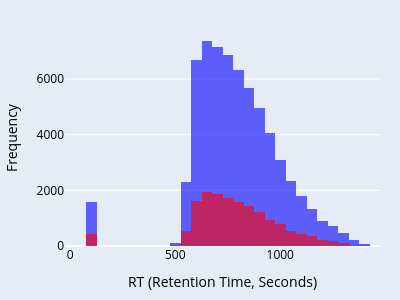

The code cell stored with this chart in its notebook:
### Markdown cell above
## Chronological splitting

### Code cell
# Sort the dataset by date from old to new
dataset_clean_sorted = dataset_clean.sort_values(by='date')

# Split the dataset by time: older 80% for training, newer 20% for validation
split_index = int(len(dataset_clean_sorted) * 0.8)
train_set_time = dataset_clean_sorted.iloc[:split_index]
valid_set_time = dataset_clean_sorted.iloc[split_index:]

print(f"Training set size (time-based): {len(train_set_time)}")
print(f"Validation set size (time-based): {len(valid_set_time)}")

# Create an overlapped histogram for RT values in training and validation sets (time-based split)
fig = px.histogram(
    train_set_time, x='rt', nbins=50, opacity=0.6, 
    #title='Overlapped RT Distribution: Training vs Validation (Time-Based Split)',
    labels={'rt': 'RT (Retention Time, Seconds)'},
    color_discrete_sequence=['blue'],
    marginal=None
)

# Add validation set to the same figure
fig.add_trace(
    px.histogram(
        valid_set_time, x='rt', nbins=50, opacity=0.6, 
        color_discrete_sequence=['red']
    ).data[0]
)

# Update layout for better visualization
fig.update_layout(
    barmode='overlay',
    plot_bgcolor='rgba(229, 236, 246,1)',
    paper_bgcolor='rgba(229, 236, 246,1)',
    width=400,
    height=300,
    margin=dict(l=20, r=20, t=30, b=20),
    legend=dict(title='Dataset', itemsizing='constant')
)
fig.update_yaxes(title_text='Frequency')
fig.update_xaxes(title_font=dict(size=14, color='black'),
                 tickfont=dict(size=12, color='black'))
fig.update_yaxes(title_font=dict(size=14, color='black'),
                 tickfont=dict(size=12, color='black'))

from statsmodels.stats.multicomp import pairwise_tukeyhsd

# Combine training and validation sets for Tukey's HSD test
data_combined = train_set_time[['rt']].copy()
data_combined['set'] = 'Training'
validation_data = valid_set_time[['rt']].copy()
validation_data['set'] = 'Validation'
data_combined = pd.concat([data_combined, validation_data])

# Perform Tukey's HSD test
tukey_result = pairwise_tukeyhsd(endog=data_combined['rt'], groups=data_combined['set'], alpha=0.05)
print(tukey_result)

# Annotate the plot with Tukey's HSD results
"""fig.add_annotation(
    text=f"Tukey's HSD p-value: {tukey_result.pvalues[0]:.2f}",
    xref="paper", yref="paper",
    x=0.5, y=0.8, showarrow=False,
    font=dict(size=12, color="black"),
    align="center",
    bgcolor="rgba(255, 255, 255, 0.8)",
    bordercolor="black",
    borderwidth=1
)"""

fig.show()
fig.write_image("images/Figure-2.4-Chronological.svg", scale=2)

### Figure 1 — Plotly figure (JSON) as saved in the notebook; plotly's stock layout.template omitted (floating-point values rounded to 4 significant figures; data arrays with more than 128 entries replaced by an {"elided": "..."} marker saying what was removed)
{"data": [{"bingroup": "x", "hovertemplate": "RT (Retention Time, Seconds)=%{x}<br>count=%{y}<extra></extra>", "legendgroup": "", "marker": {"color": "blue", "opacity": 0.6, "pattern": {"shape": ""}}, "name": "", "nbinsx": 50, "orientation": "v", "showlegend": false, "type": "histogram", "x": {"elided": "64030 float values"}, "xaxis": "x", "yaxis": "y"}, {"bingroup": "x", "hovertemplate": "rt=%{x}<br>count=%{y}<extra></extra>", "legendgroup": "", "marker": {"color": "red", "opacity": 0.6, "pattern": {"shape": ""}}, "name": "", "nbinsx": 50, "orientation": "v", "showlegend": false, "type": "histogram", "x": {"elided": "16008 float values"}, "xaxis": "x", "yaxis": "y"}], "layout": {"barmode": "overlay", "height": 300, "legend": {"itemsizing": "constant", "title": {"text": "Dataset"}, "tracegroupgap": 0}, "margin": {"b": 20, "l": 20, "r": 20, "t": 30}, "paper_bgcolor": "rgba(229, 236, 246,1)", "plot_bgcolor": "rgba(229, 236, 246,1)", "width": 400, "xaxis": {"anchor": "y", "domain": [0, 1], "tickfont": {"color": "black", "size": 12}, "title": {"font": {"color": "black", "size": 14}, "text": "RT (Retention Time, Seconds)"}}, "yaxis": {"anchor": "x", "domain": [0, 1], "tickfont": {"color": "black", "size": 12}, "title": {"font": {"color": "black", "size": 14}, "text": "Frequency"}}}}
